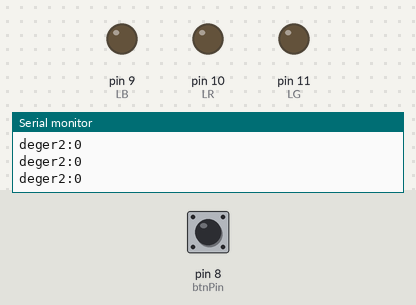
A sketch run on a simulated Arduino Uno, built with avr-gcc and run on an emulated ATmega328P. On the bench: output pins drawn as LEDs (lit = HIGH), the last lines printed to the serial monitor. Dashed ring = blinking. The inputs (shaded band) are chosen by the test bench; at power-on: pin 8 (btnPin) HIGH.

Above: at 1.2 s.
1.3 s: pin 8 (btnPin) pulled LOW for 1 s
At 3.7 s:
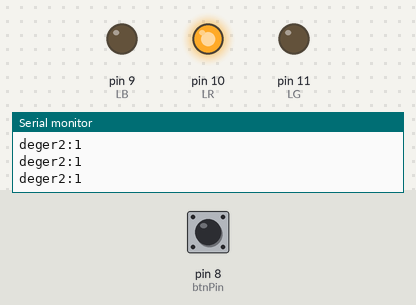
4.0 s: pin 8 (btnPin) pulled LOW for 0.15 s
At 5.2 s:
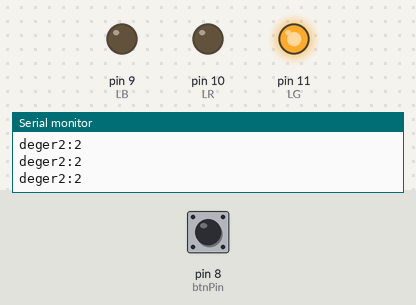
5.7 s: pin 8 (btnPin) pulled LOW for 3.2 s
At 6.3 s:
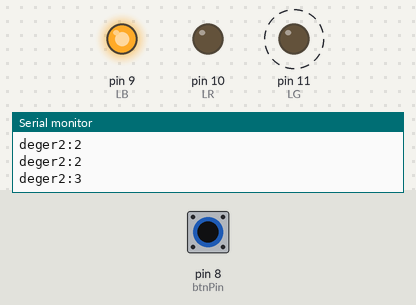
Timing chart, 0 to 10.5 s (numbered marks = the images above; inputs shaded):
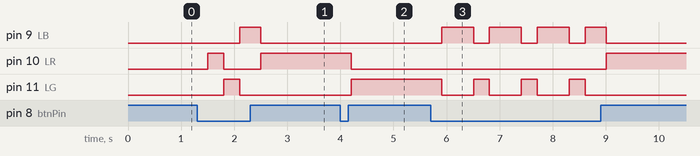

Measured:
- after the input at 1.3 s, pin 9 (LB): LOW → HIGH after 0.80 s, → LOW 0.40 s later; pin 10 (LR): LOW → HIGH after 0.20 s, → LOW 0.30 s later, → HIGH 0.70 s later; pin 11 (LG): LOW → HIGH after 0.50 s, → LOW 0.30 s later
- after the input at 4.0 s, pin 10 (LR): HIGH → LOW after 0.21 s; pin 11 (LG): LOW → HIGH after 0.21 s
- after the input at 5.7 s, pin 9 (LB): goes 3 × (HIGH 0.60 s, LOW 0.30 s), HIGH 0.40 s, then LOW, starting after 0.21 s; pin 10 (LR): LOW → HIGH after 3.3 s; pin 11 (LG): alternates HIGH for 0.30 s and LOW for 0.60 s, 7 changes in all, then stays LOW, starting after 0.21 s

The sketch:

buton.ino
```cpp
 #define btnPin   8
 #define LB       9
 #define LR       10
 #define LG       11

 #define girisPin(pin)  pinMode(pin,INPUT)
 #define pinBirYap(pin) digitalWrite(pin,HIGH);

 int sayac=0;

 void setup(){

  pinMode(LB,OUTPUT);
  pinMode(LR,OUTPUT);
  pinMode(LG,OUTPUT);
  //pinMode(btnPin,INPUT);
  girisPin(btnPin);
  Serial.begin(9600);
}
   void loop(){
   //tus=digitalRead(buton);
   // Serial.print("deger:"); Serial.println(btnPin);
     Serial.print("deger2:");Serial.println(sayac);
    //if(tus) digitalWrite(LR,HIGH);
    //if(digitalRead(btnPin)){
    if(!digitalRead(btnPin)){
        delay(200);
      sayac++;

    }
    if(sayac==1){
      //digitalWrite(LR,HIGH);
       pinBirYap(LR);
      digitalWrite(LG,LOW);
      digitalWrite(LB,LOW);
    }
    if(sayac==2){
      //analogWrite(LR,255);analogWrite(LG,255);analogWrite(LB,255); //White
      digitalWrite(LR,LOW);
      digitalWrite(LG,HIGH);
      digitalWrite(LB,LOW);
    }
    if(sayac==3){
      //analogWrite(LR,255);analogWrite(LG,127);analogWrite(LB,64);
      digitalWrite(LR,LOW);
      digitalWrite(LG,LOW);
      digitalWrite(LB,HIGH);

    }
    if(sayac==4){
      sayac=1;


    }
   //
    //else digitalWrite(LR,LOW);


    delay(100);
//    if(sayac==1);
//
//     if(sayac==2);
//     analogWrite(LR,255);analogWrite(LG,0);analogWrite(LB,0); //red(kırmızı)
   }
```
